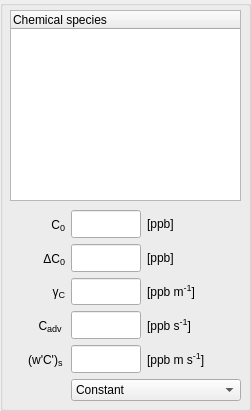
     <widget class="QGroupBox" name="species_species_group">
      <property name="geometry">
       <rect>
        <x>270</x>
        <y>10</y>
        <width>251</width>
        <height>411</height>
       </rect>
      </property>
      <property name="title">
       <string/>
      </property>
      <widget class="QTreeWidget" name="species_treewidget">
       <property name="geometry">
        <rect>
         <x>10</x>
         <y>10</y>
         <width>231</width>
         <height>191</height>
        </rect>
       </property>
       <column>
        <property name="text">
         <string>Chemical species</string>
        </property>
       </column>
      </widget>
      <widget class="QWidget" name="gridLayoutWidget_6">
       <property name="geometry">
        <rect>
         <x>10</x>
         <y>210</y>
         <width>231</width>
         <height>191</height>
        </rect>
       </property>
       <layout class="QGridLayout" name="species_species_grid" columnminimumwidth="50,0,80">
        <item row="0" column="0">
         <widget class="QLabel" name="label_species_scalar">
          <property name="sizePolicy">
           <sizepolicy hsizetype="Fixed" vsizetype="Preferred">
            <horstretch>0</horstretch>
            <verstretch>0</verstretch>
           </sizepolicy>
          </property>
          <property name="minimumSize">
           <size>
            <width>55</width>
            <height>0</height>
           </size>
          </property>
          <property name="maximumSize">
           <size>
            <width>55</width>
            <height>16777215</height>
           </size>
          </property>
          <property name="toolTip">
           <string/>
          </property>
          <property name="text">
           <string>&lt;html&gt;C&lt;span style=&quot; font-size:14px; vertical-align:sub;&quot;&gt;0&lt;/span&gt;&lt;/html&gt;</string>
          </property>
          <property name="alignment">
           <set>Qt::AlignRight|Qt::AlignTrailing|Qt::AlignVCenter</set>
          </property>
         </widget>
        </item>
        <item row="1" column="0">
         <widget class="QLabel" name="label_species_dscalar">
          <property name="sizePolicy">
           <sizepolicy hsizetype="Fixed" vsizetype="Preferred">
            <horstretch>0</horstretch>
            <verstretch>0</verstretch>
           </sizepolicy>
          </property>
          <property name="minimumSize">
           <size>
            <width>55</width>
            <height>0</height>
           </size>
          </property>
          <property name="maximumSize">
           <size>
            <width>55</width>
            <height>16777215</height>
           </size>
          </property>
          <property name="toolTip">
           <string/>
          </property>
          <property name="text">
           <string>&lt;html&gt;ΔC&lt;span style=&quot; font-size:14px; vertical-align:sub;&quot;&gt;0&lt;/span&gt;&lt;/html&gt;</string>
          </property>
          <property name="alignment">
           <set>Qt::AlignRight|Qt::AlignTrailing|Qt::AlignVCenter</set>
          </property>
         </widget>
        </item>
        <item row="2" column="0">
         <widget class="QLabel" name="label_species_gammascalar">
          <property name="sizePolicy">
           <sizepolicy hsizetype="Fixed" vsizetype="Preferred">
            <horstretch>0</horstretch>
            <verstretch>0</verstretch>
           </sizepolicy>
          </property>
          <property name="minimumSize">
           <size>
            <width>55</width>
            <height>0</height>
           </size>
          </property>
          <property name="maximumSize">
           <size>
            <width>55</width>
            <height>16777215</height>
           </size>
          </property>
          <property name="toolTip">
           <string/>
          </property>
          <property name="text">
           <string>&lt;html&gt;γ&lt;span style=&quot; font-size:14px; vertical-align:sub;&quot;&gt;C&lt;/span&gt;&lt;/html&gt;</string>
          </property>
          <property name="alignment">
           <set>Qt::AlignRight|Qt::AlignTrailing|Qt::AlignVCenter</set>
          </property>
         </widget>
        </item>
        <item row="0" column="1">
         <widget class="QLineEdit" name="input_species_scalar">
          <property name="sizePolicy">
           <sizepolicy hsizetype="Fixed" vsizetype="Expanding">
            <horstretch>0</horstretch>
            <verstretch>0</verstretch>
           </sizepolicy>
          </property>
          <property name="minimumSize">
           <size>
            <width>70</width>
            <height>0</height>
           </size>
          </property>
          <property name="maximumSize">
           <size>
            <width>70</width>
            <height>16777215</height>
           </size>
          </property>
          <property name="toolTip">
           <string>initial scalar concentration</string>
          </property>
          <property name="text">
           <string/>
          </property>
          <property name="alignment">
           <set>Qt::AlignRight|Qt::AlignTrailing|Qt::AlignVCenter</set>
          </property>
         </widget>
        </item>
        <item row="1" column="1">
         <widget class="QLineEdit" name="input_species_dscalar">
          <property name="sizePolicy">
           <sizepolicy hsizetype="Fixed" vsizetype="Expanding">
            <horstretch>0</horstretch>
            <verstretch>0</verstretch>
           </sizepolicy>
          </property>
          <property name="minimumSize">
           <size>
            <width>70</width>
            <height>0</height>
           </size>
          </property>
          <property name="maximumSize">
           <size>
            <width>70</width>
            <height>16777215</height>
           </size>
          </property>
          <property name="toolTip">
           <string>initial scalar jump at h</string>
          </property>
          <property name="text">
           <string/>
          </property>
          <property name="alignment">
           <set>Qt::AlignRight|Qt::AlignTrailing|Qt::AlignVCenter</set>
          </property>
         </widget>
        </item>
        <item row="2" column="1">
         <widget class="QLineEdit" name="input_species_gammascalar">
          <property name="sizePolicy">
           <sizepolicy hsizetype="Fixed" vsizetype="Expanding">
            <horstretch>0</horstretch>
            <verstretch>0</verstretch>
           </sizepolicy>
          </property>
          <property name="minimumSize">
           <size>
            <width>70</width>
            <height>0</height>
           </size>
          </property>
          <property name="maximumSize">
           <size>
            <width>70</width>
            <height>16777215</height>
           </size>
          </property>
          <property name="toolTip">
           <string>free atmosphere scalar lapse rate</string>
          </property>
          <property name="text">
           <string/>
          </property>
          <property name="alignment">
           <set>Qt::AlignRight|Qt::AlignTrailing|Qt::AlignVCenter</set>
          </property>
         </widget>
        </item>
        <item row="4" column="0">
         <widget class="QLabel" name="label_species_wscalar">
          <property name="sizePolicy">
           <sizepolicy hsizetype="Fixed" vsizetype="Preferred">
            <horstretch>0</horstretch>
            <verstretch>0</verstretch>
           </sizepolicy>
          </property>
          <property name="minimumSize">
           <size>
            <width>55</width>
            <height>0</height>
           </size>
          </property>
          <property name="maximumSize">
           <size>
            <width>55</width>
            <height>16777215</height>
           </size>
          </property>
          <property name="toolTip">
           <string/>
          </property>
          <property name="text">
           <string>&lt;html&gt;(w'C')&lt;span style=&quot; font-size:14px; vertical-align:sub;&quot;&gt;s &lt;/span&gt;&lt;/html&gt;</string>
          </property>
          <property name="alignment">
           <set>Qt::AlignRight|Qt::AlignTrailing|Qt::AlignVCenter</set>
          </property>
         </widget>
        </item>
        <item row="4" column="1">
         <widget class="QLineEdit" name="input_species_wscalar">
          <property name="sizePolicy">
           <sizepolicy hsizetype="Fixed" vsizetype="Expanding">
            <horstretch>0</horstretch>
            <verstretch>0</verstretch>
           </sizepolicy>
          </property>
          <property name="minimumSize">
           <size>
            <width>70</width>
            <height>0</height>
           </size>
          </property>
          <property name="maximumSize">
           <size>
            <width>70</width>
            <height>16777215</height>
           </size>
          </property>
          <property name="toolTip">
           <string>surface kinematic scalar flux</string>
          </property>
          <property name="text">
           <string/>
          </property>
          <property name="alignment">
           <set>Qt::AlignRight|Qt::AlignTrailing|Qt::AlignVCenter</set>
          </property>
         </widget>
        </item>
        <item row="0" column="2">
         <widget class="QLabel" name="unitlabel_species_scalar">
          <property name="toolTip">
           <string/>
          </property>
          <property name="text">
           <string>&lt;html&gt;[ppb]&lt;/html&gt;</string>
          </property>
          <property name="alignment">
           <set>Qt::AlignLeading|Qt::AlignLeft|Qt::AlignVCenter</set>
          </property>
         </widget>
        </item>
        <item row="1" column="2">
         <widget class="QLabel" name="unitlabel_species_dscalar">
          <property name="toolTip">
           <string/>
          </property>
          <property name="text">
           <string>&lt;html&gt;[ppb]&lt;/html&gt;</string>
          </property>
          <property name="alignment">
           <set>Qt::AlignLeading|Qt::AlignLeft|Qt::AlignVCenter</set>
          </property>
         </widget>
        </item>
        <item row="2" column="2">
         <widget class="QLabel" name="unitlabel_species_gammascalar">
          <property name="toolTip">
           <string/>
          </property>
          <property name="text">
           <string>&lt;html&gt;[ppb m&lt;span style=&quot;font-size: 14px; vertical-align:super;&quot;&gt;-1&lt;/span&gt;]&lt;/html&gt;</string>
          </property>
          <property name="alignment">
           <set>Qt::AlignLeading|Qt::AlignLeft|Qt::AlignVCenter</set>
          </property>
         </widget>
        </item>
        <item row="4" column="2">
         <widget class="QLabel" name="unitlabel_species_wscalar">
          <property name="toolTip">
           <string/>
          </property>
          <property name="text">
           <string>&lt;html&gt;[ppb m s&lt;span style=&quot;font-size: 14px; vertical-align:super;&quot;&gt;-1&lt;/span&gt;]&lt;/html&gt;</string>
          </property>
          <property name="alignment">
           <set>Qt::AlignLeading|Qt::AlignLeft|Qt::AlignVCenter</set>
          </property>
         </widget>
        </item>
        <item row="5" column="1" colspan="2">
         <widget class="QComboBox" name="selector_species_diurnal">
          <item>
           <property name="text">
            <string>Constant</string>
           </property>
          </item>
          <item>
           <property name="text">
            <string>Fixed diurnal</string>
           </property>
          </item>
          <item>
           <property name="text">
            <string>Radiation diurnal</string>
           </property>
          </item>
         </widget>
        </item>
        <item row="3" column="0">
         <widget class="QLabel" name="label_species_advscalar">
          <property name="sizePolicy">
           <sizepolicy hsizetype="Fixed" vsizetype="Preferred">
            <horstretch>0</horstretch>
            <verstretch>0</verstretch>
           </sizepolicy>
          </property>
          <property name="minimumSize">
           <size>
            <width>55</width>
            <height>0</height>
           </size>
          </property>
          <property name="maximumSize">
           <size>
            <width>55</width>
            <height>16777215</height>
           </size>
          </property>
          <property name="toolTip">
           <string/>
          </property>
          <property name="text">
           <string>&lt;html&gt;C&lt;span style=&quot; font-size:14px; vertical-align:sub;&quot;&gt;adv&lt;/span&gt;&lt;/html&gt;
</string>
          </property>
          <property name="alignment">
           <set>Qt::AlignRight|Qt::AlignTrailing|Qt::AlignVCenter</set>
          </property>
         </widget>
        </item>
        <item row="3" column="1">
         <widget class="QLineEdit" name="input_species_advscalar">
          <property name="sizePolicy">
           <sizepolicy hsizetype="Fixed" vsizetype="Expanding">
            <horstretch>0</horstretch>
            <verstretch>0</verstretch>
           </sizepolicy>
          </property>
          <property name="minimumSize">
           <size>
            <width>70</width>
            <height>0</height>
           </size>
          </property>
          <property name="maximumSize">
           <size>
            <width>70</width>
            <height>16777215</height>
           </size>
          </property>
          <property name="toolTip">
           <string>advection of scalar</string>
          </property>
          <property name="text">
           <string/>
          </property>
          <property name="alignment">
           <set>Qt::AlignRight|Qt::AlignTrailing|Qt::AlignVCenter</set>
          </property>
         </widget>
        </item>
        <item row="3" column="2">
         <widget class="QLabel" name="unitlabel_species_advscalar">
          <property name="toolTip">
           <string/>
          </property>
          <property name="text">
           <string>&lt;html&gt;[ppb s&lt;span style=&quot;font-size: 14px; vertical-align:super;&quot;&gt;-1&lt;/span&gt;]&lt;/html&gt;</string>
          </property>
          <property name="alignment">
           <set>Qt::AlignLeading|Qt::AlignLeft|Qt::AlignVCenter</set>
          </property>
         </widget>
        </item>
        <item row="5" column="0">
         <widget class="QLabel" name="label_species_wscalar_2">
          <property name="sizePolicy">
           <sizepolicy hsizetype="Fixed" vsizetype="Preferred">
            <horstretch>0</horstretch>
            <verstretch>0</verstretch>
           </sizepolicy>
          </property>
          <property name="minimumSize">
           <size>
            <width>55</width>
            <height>0</height>
           </size>
          </property>
          <property name="maximumSize">
           <size>
            <width>55</width>
            <height>16777215</height>
           </size>
          </property>
          <property name="toolTip">
           <string/>
          </property>
          <property name="text">
           <string/>
          </property>
          <property name="alignment">
           <set>Qt::AlignRight|Qt::AlignTrailing|Qt::AlignVCenter</set>
          </property>
         </widget>
        </item>
       </layout>
      </widget>
     </widget>
